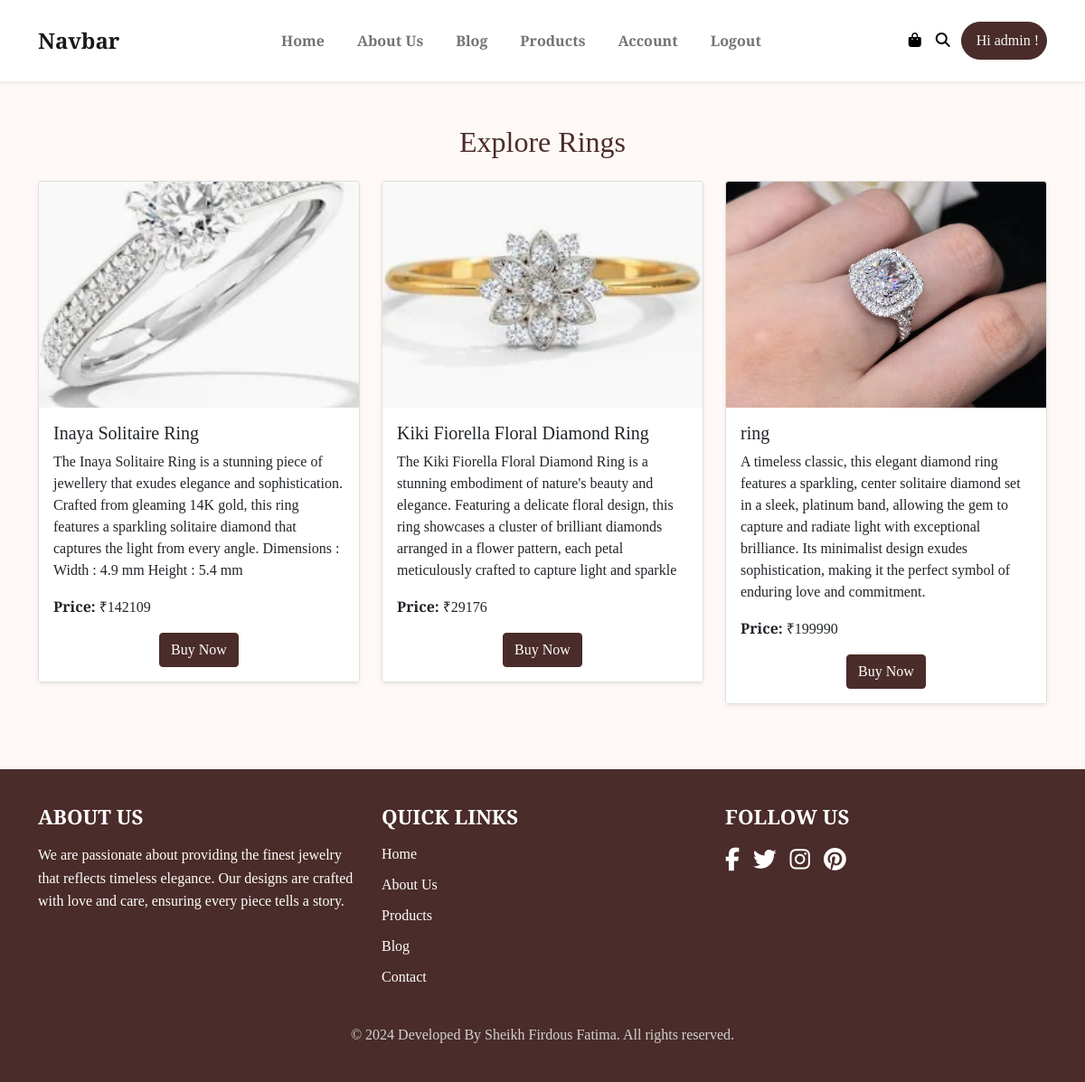
The page /show_product/rings (signed in) on the database its author committed.
### models.py (models this page shows)
class Product(Base):
     __tablename__ = 'addProducts'
     id = Column(Integer , primary_key=True)
     productname =Column(String(150) , nullable=False)
     productDesc = Column(String(150) , nullable=False)
     productPrice = Column(Integer , nullable=False)
     productCategory = Column(String(150) , nullable=False)
     img = Column(String(200))

### app.py (the view)
@app.route('/show_product/<string:category>', methods=['GET'])
def show_product(category):
    username=session.get('username')
    products = db_session.query(Product).filter_by(productCategory=category).all()
    return render_template('show_product.html', products=products, category=category,username=username)

### templates/show_product.html (shortened to what this page needs)
<!DOCTYPE html>
<html lang="en">
<head>
     <link href="https://cdn.jsdelivr.net/npm/bootstrap@5.0.2/dist/css/bootstrap.min.css" rel="stylesheet"
>
     <link rel="stylesheet" href="{{url_for('static' ,filename ='css/style.css')}}">
</head>
<body>
     <nav class="navbar navbar-expand-lg navbar-light bg-white shadow-sm">
          <div class="container">
               <a class="navbar-brand" href="#">Navbar</a>
               <div class="mx-auto d-flex">
                    <ul class="navbar-nav">
                         <li class="nav-item">
                              <a class="nav-link" href="/">Home</a>
                         </li>
                         <li class="nav-item">
                              <a class="nav-link" href="/aboutus/">About Us</a>
                         </li>
                         <li class="nav-item">
                              <a class="nav-link" href="#">Blog</a>
                         </li>
                         <li class="nav-item">
                              <a class="nav-link" href="/product/">Products</a>
                         </li>
                         <li class="nav-item">
                              <a class="nav-link" href="/login/">Account</a>
                         </li>
                         {% if username %}
                              <li class="nav-item">
                                   <a class="nav-link" href="/logout/">Logout</a>
                              </li>
                         {% endif %}
                    </ul>
               </div>
               <div class="d-flex align-items-center">
                    <a href="#" class="me-3">
                         <i class="fa-solid fa-bag-shopping fa-1x icon-style"></i>
                    </a>
                    <a href="#">
                         <i class="fa-solid fa-magnifying-glass fa-1x icon-style"></i>
                    </a>
                    {% if username %}
                    &nbsp; &nbsp; <p class="text text-light mt-3 ml-4 p-2"
                         style="border:1px solid #4a2c2a; border-radius:40px; background-color:#4a2c2a;"> &nbsp; Hi {{
                         username }} !</p>
                    {% endif %}
               </div>
          </div>
     </nav>
     <div class="container py-5">
          <h2 class="text-center mb-4" style="color: #4a2c2a;">Explore {{ category.title() }}</h2>
          <div class="row">
              {% if products %}
                  {% for product in products %}
                      <div class="col-md-4 mb-4">
                          <div class="card shadow-sm product-card">
                              <img src="{{product.img}}" class="card-img-top" alt="{{ product.productname }}" style="height: 250px; object-fit: cover;">
                              <div class="card-body" style="background-color: #fff;">
                                  <h5 class="card-title">{{ product.productname }}</h5>
                                  <p class="card-text">{{ product.productDesc }}</p>
                                  <p class="card-text"><strong>Price:</strong> ₹{{ product.productPrice }}</p>
                                  <div class="text-center">
                                      <a href="#" class="btn btn-primary">Buy Now</a>
                                  </div>
                              </div>
                          </div>
                      </div>
                  {% endfor %}
              {% else %}
                  <div class="col-12 text-center">
                      <p class="text-muted">No products available in this category.</p>
                  </div>
              {% endif %}
          </div>
      </div>
     <footer class="footer">
          <div class="container">
               <div class="row">
                    <div class="col-md-4">
                         <h5 class="footer-title">About Us</h5>
                         <p class="footer-text">We are passionate about providing the finest jewelry that reflects
                              timeless elegance. Our designs are crafted with love and care, ensuring every piece tells
                              a story.</p>
                    </div>
                    <div class="col-md-4">
                         <h5 class="footer-title">Quick Links</h5>
                         <ul class="footer-links">
                              <li><a href="#">Home</a></li>
                              <li><a href="/aboutus/">About Us</a></li>
                              <li><a href="#">Products</a></li>
                              <li><a href="#">Blog</a></li>
                              <li><a href="#">Contact</a></li>
                         </ul>
                    </div>
                    <div class="col-md-4">
                         <h5 class="footer-title">Follow Us</h5>
                         <div class="social-icons">
                              <a href="#" class="social-icon"><i class="fa-brands fa-facebook-f"></i></a>
                              <a href="#" class="social-icon"><i class="fa-brands fa-twitter"></i></a>
                              <a href="#" class="social-icon"><i class="fa-brands fa-instagram"></i></a>
                              <a href="#" class="social-icon"><i class="fa-brands fa-pinterest"></i></a>
                         </div>
                    </div>
               </div>
               <div class="text-center mt-4">
                    <p class="footer-copyright">&copy; 2024 Developed By Sheikh Firdous Fatima. All rights reserved.</p>
               </div>
          </div>
     </footer>
</body>
</html>

### static/css/style.css (style rules this page uses)
body { font-family: 'Playfair Display', serif; }
.navbar-brand { font-size: 1.5rem; font-weight: bold; }
.nav-link { color: black; font-weight: bold; font-size: 1rem; margin: 0 10px; }
.icon-style { color: black; }
.footer { background-color: #4a2c2a; color: #fff; padding: 40px 0; font-family: 'Playfair Display', serif; }
.footer-title { font-size: 1.4rem; font-weight: bold; margin-bottom: 15px; text-transform: uppercase; }
.footer-text { font-size: 1rem; line-height: 1.6; }
.footer-links { list-style: none; padding: 0; }
.footer-links li { margin-bottom: 10px; }
.footer-links a { color: #fff; text-decoration: none; font-size: 1rem; transition: color 0.3s ease; }
.social-icons { display: flex; gap: 15px; }
.social-icon { color: #fff; font-size: 1.6rem; transition: color 0.3s ease; }
.footer-copyright { font-size: 1rem; color: #d1d1d1; margin-bottom: 0; }

### templates/show_product.html (style rules this page uses)
body { background-color: #fef9f6; }
.product-card { transition: transform 0.2s ease-in-out; }
.btn-primary { background-color: #4a2c2a; border-color: #4a2c2a; }

### rows shown on the page
Product: img (picture), productname "Inaya Solitaire Ring", productDesc "The Inaya Solitaire Ring is a stunning piece of jewellery that exudes elegance and sophistication. Crafted from gleaming 14K gold, this ring features a sparkling solitaire diamond that captures the light from every angle. Dimensions : Width : 4.9 mm Height : 5.4 mm", productPrice "142109"
Product: img (picture), productname "Kiki Fiorella Floral Diamond Ring", productDesc "The Kiki Fiorella Floral Diamond Ring is a stunning embodiment of nature's beauty and elegance. Featuring a delicate floral design, this ring showcases a cluster of brilliant diamonds arranged in a flower pattern, each petal meticulously crafted to capture light and sparkle", productPrice "29176"
Product: img (picture), productname "ring", productDesc "A timeless classic, this elegant diamond ring features a sparkling, center solitaire diamond set in a sleek, platinum band, allowing the gem to capture and radiate light with exceptional brilliance. Its minimalist design exudes sophistication, making it the perfect symbol of enduring love and commitment.", productPrice "199990"

### other values the page prints
{{ username }} "admin"
{{ category.title() }} "Rings"
